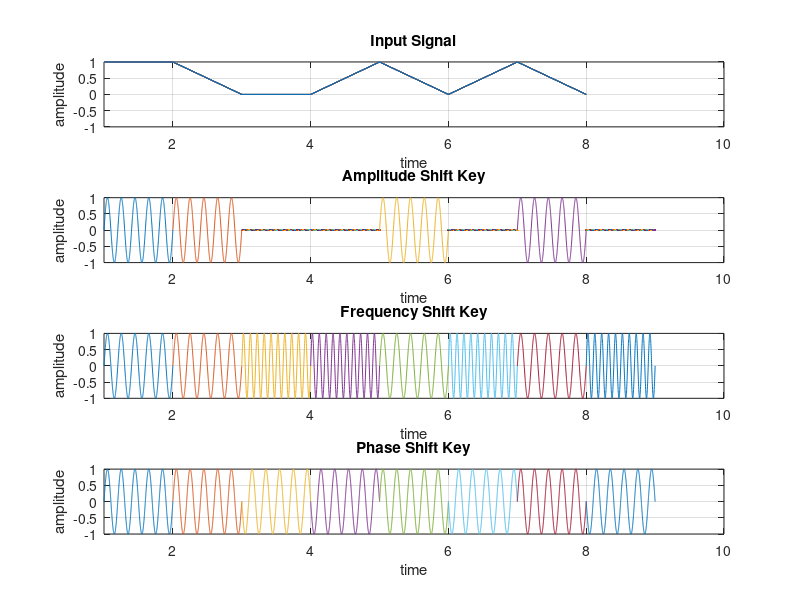

This chart was generated by the following MATLAB code: (Note: a time limit stopped this script after it produced the figure.)
clc
clear all
close all
f=5;
f2=10;
x=[1 1 0 0 1 0 1 0];
nx=size(x,2);
i=1;
while i<nx+1
    t=i:0.001:i+1;
    if x(i)==1
        ask=sin(2*pi*f*t);
        fsk=sin(2*pi*f*t);
        psk=sin(2*pi*f*t);
    else
        ask=0;
        fsk=sin(2*pi*f2*t);
        psk=sin(2*pi*f*t+pi);
    end
    subplot(411)
    plot(x);
    hold on;
    grid on;
    axis([1 10 -1 1]);
    xlabel('time');
    ylabel('amplitude');
    title('Input Signal');
    
    subplot(412)
    plot(t,ask);
    hold on;
    grid on;
    axis([1 10 -1 1]);
    xlabel('time');
    ylabel('amplitude');
    title('Amplitude Shift Key');
    
    subplot(413)
    plot(t,fsk);
    hold on;
    grid on;
    axis([1 10 -1 1]);
    xlabel('time');
    ylabel('amplitude');
    title('Frequency Shift Key');
    
    subplot(414)
    plot(t,psk);
    hold on;
    grid on;
    axis([1 10 -1 1]);
    xlabel('time');
    ylabel('amplitude');
    title('Phase Shift Key');
    i=i+1;
end
